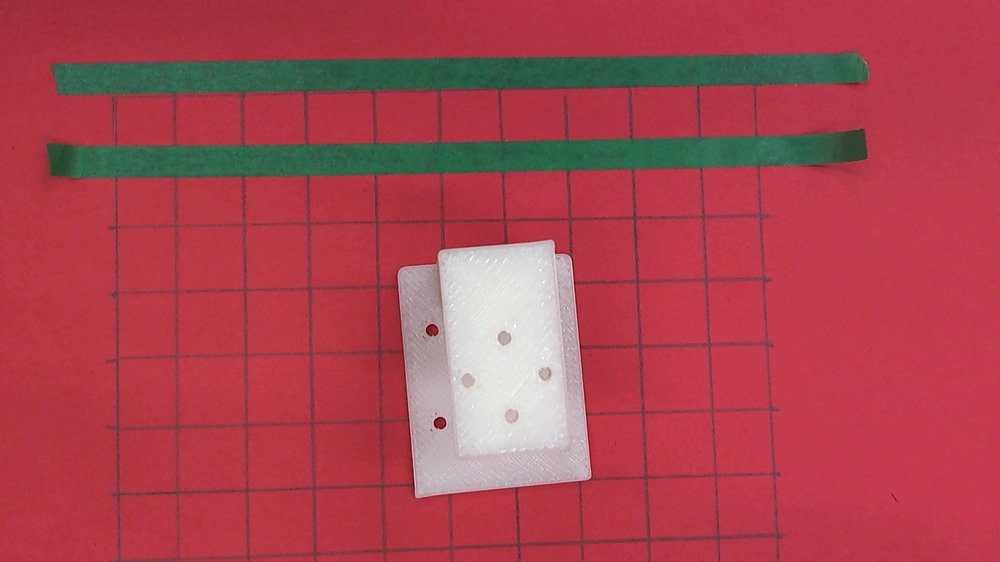
#> input picture input_img/photo.png, 1000 x 562 px, shrunk from 1920 x 1080 before the run, found by its file name
$ python segmentation.py
#> lines starting #> are read from the running program, lines starting #| are printed output that depends on the picture; after the words box and inside, x2 and y2 are one past the last pixel; in counts of white or black regions, pixels touching at a corner belong together
import numpy as np
import cv2
import os

path = r'/Users/lukeyin/Desktop/Research/Optical-Localization/input_img'
output_dir = r'/Users/lukeyin/Desktop/Research/Optical-Localization/output_img'

img = cv2.imread(path + '/photo.png')
#> img is the input picture: shape (562, 1000, 3); mean B, G, R 79.4, 69, 170.6

# Apply blur filter to "smoothen" the edges
img = cv2.GaussianBlur(img, (7, 7), 0)
# img = cv2.blur(img, (7, 7))

# Split gray scale images on blue, green, and red
B, G, R = cv2.split(img)
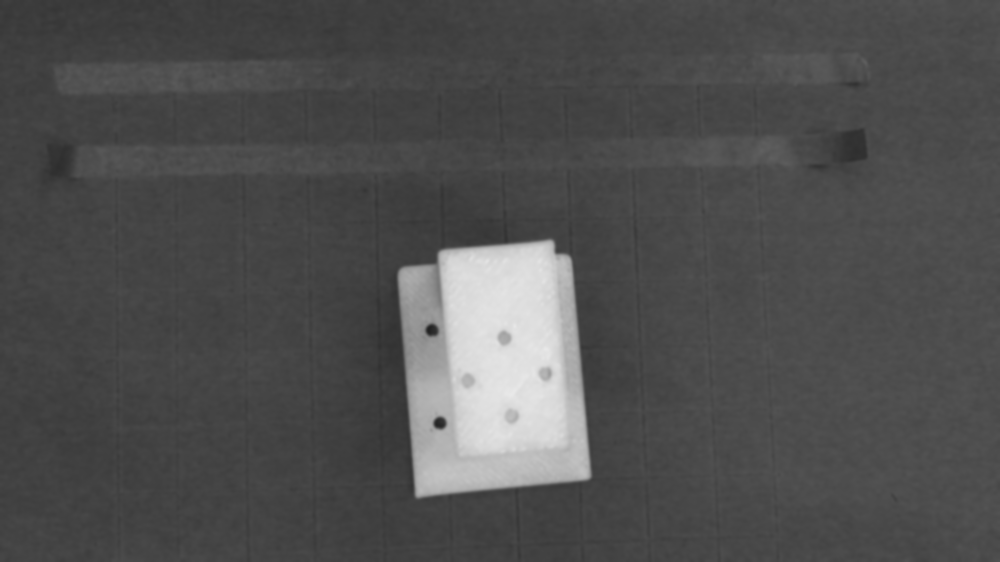
#> B: shape (562, 1000); min 33, max 233, mean 79.4
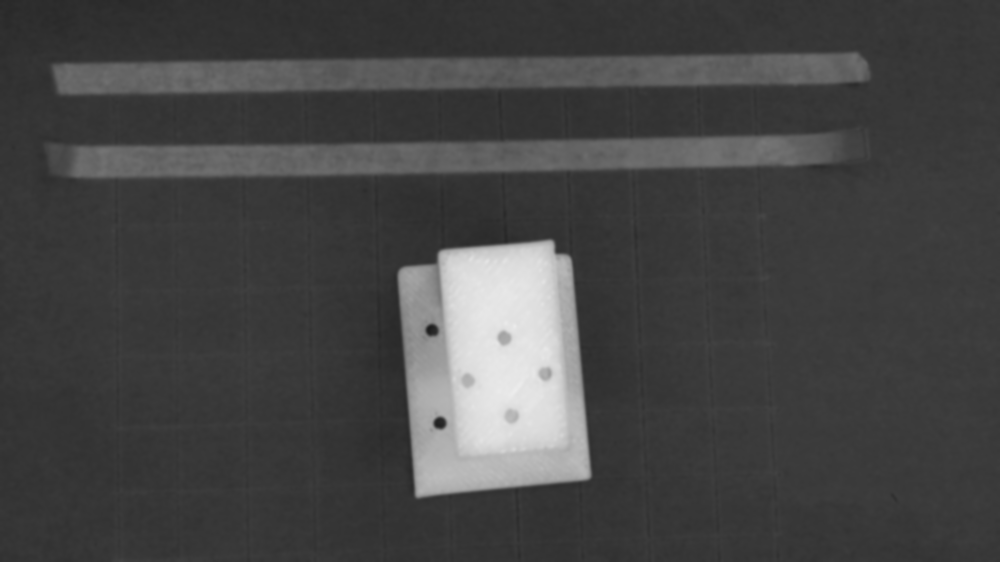
#> G: shape (562, 1000); min 28, max 237, mean 69
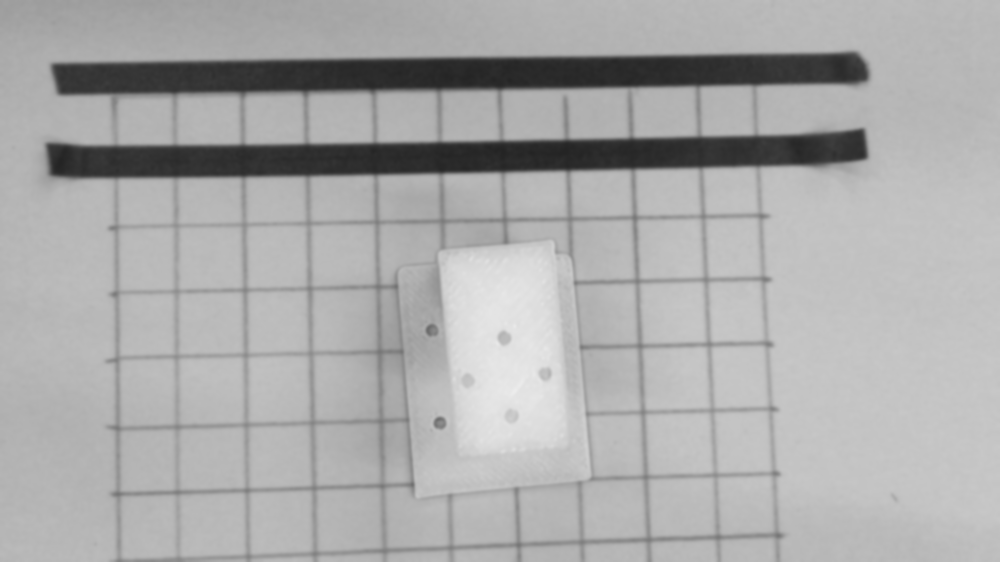
#> R: shape (562, 1000); min 35, max 236, mean 170.6

# Threshold the green gray scale image so we can extract just the green parts
ret, mask = cv2.threshold(G, 66, 255, cv2.THRESH_BINARY)
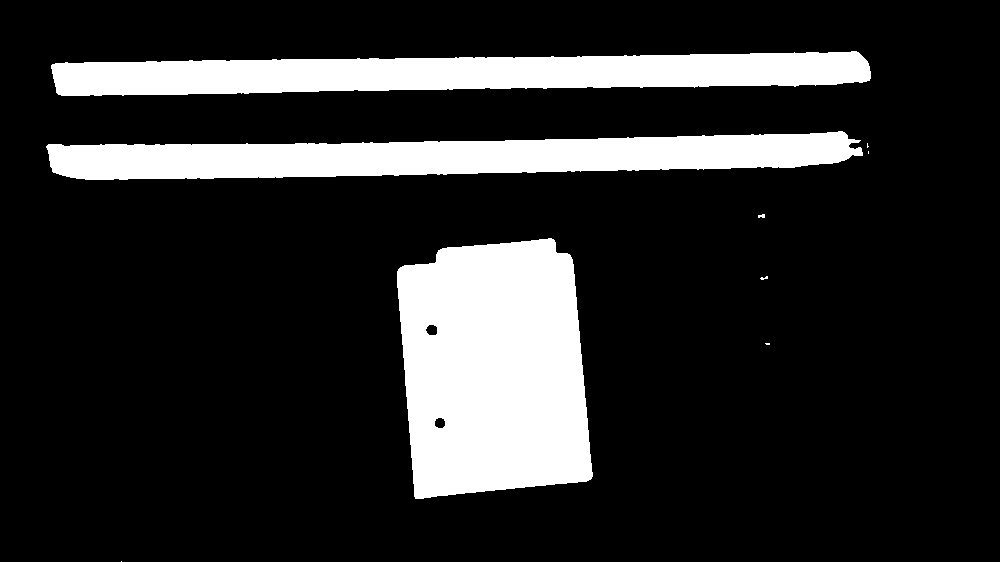
#> mask: shape (562, 1000); 17.1% white; 9 white regions (5 under 20 px), largest, box (x1, y1, x2, y2) and area: (397, 238, 593, 499) 42752, (46, 131, 863, 180) 26704, (51, 51, 871, 96) 26369, (758, 214, 765, 218) 22
# mask = cv2.adaptiveThreshold(G, 255, cv2.ADAPTIVE_THRESH_GAUSSIAN_C, cv2.THRESH_BINARY, 11, 2)

# Apply Canny filter so we can extract the edges
edges = cv2.Canny(mask, 100, 200)
#> edges: shape (562, 1000); 0.77% white in thin lines or dots, all inside (x1, y1, x2, y2) = (46, 50, 871, 562)

# remove vertical lines
vertical_kernel = cv2.getStructuringElement(cv2.MORPH_RECT, (1, 2))
lines = cv2.morphologyEx(edges, cv2.MORPH_OPEN, vertical_kernel, iterations=2)
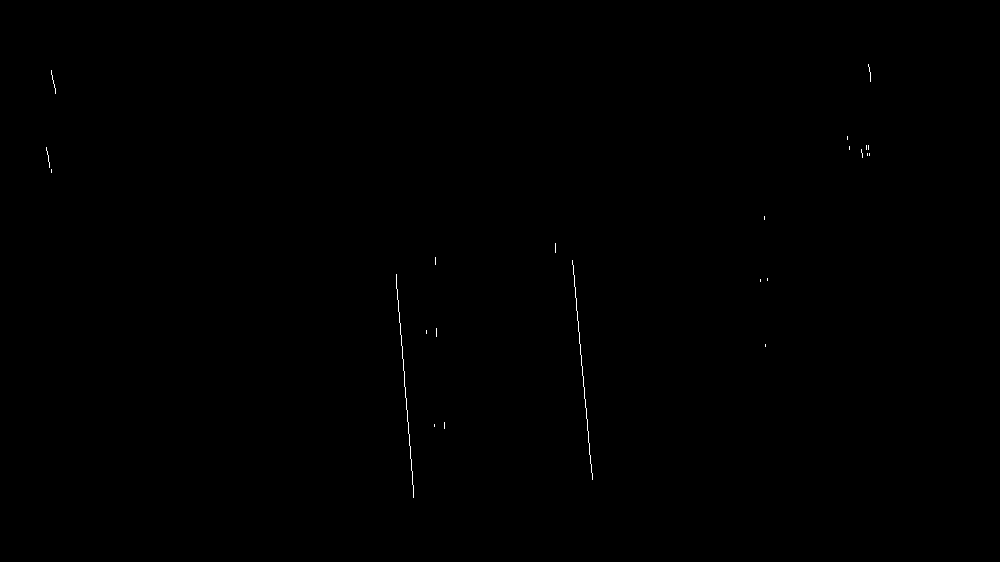
#> lines: shape (562, 1000); 0.11% white in thin lines or dots, all inside (x1, y1, x2, y2) = (46, 64, 871, 498)
vertical_contours = cv2.findContours(lines, cv2.RETR_EXTERNAL, cv2.CHAIN_APPROX_NONE)
#> vertical_contours = 23 contours, all with area under 20
vertical_contours = vertical_contours[0] if len(vertical_contours) == 2 else vertical_contours[1]
for c in vertical_contours:
    cv2.drawContours(edges, [c], -1, (0, 0, 0), 2)
#> this loop made 23 passes
#> c on passes 1, 3, 6, 7, 14, 15: [[434, 424], [434, 425], [434, 426], [434, 425]], [[765, 344], [765, 345], [765, 346], [765, 345]], [[760, 279], [760, 280], [760, 281], [760, 280]], [[767, 278], [767, 279], [767, 280], [767, 279]], [[869, 153], [869, 154], [869, 155], [869, 154]], [[867, 153], [867, 154], [867, 155], [867, 154]]
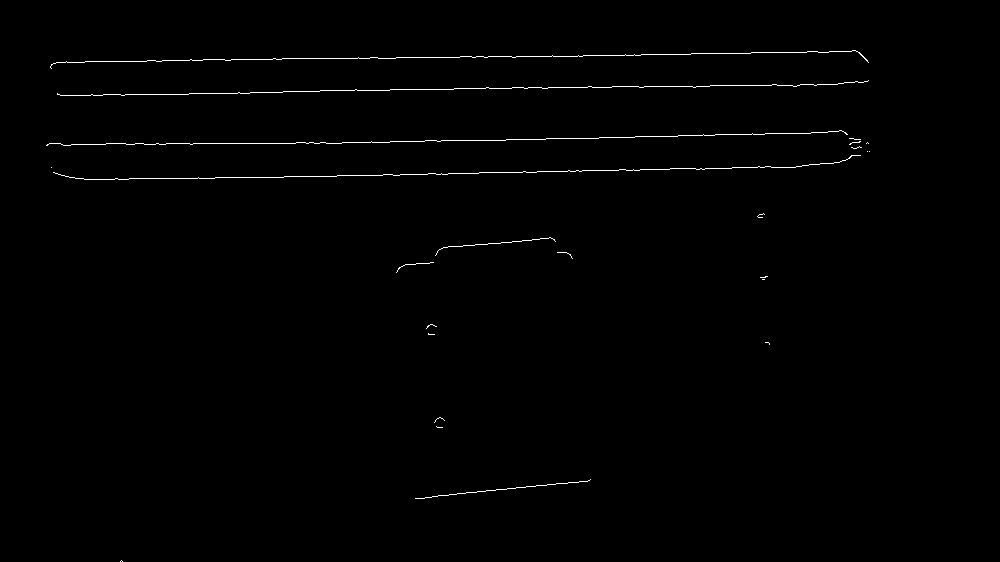
#> edges: shape (562, 1000); 0.66% white in thin lines or dots, all inside (x1, y1, x2, y2) = (46, 50, 870, 562)

# [6 lines of commented-out code are left out]

no_throw = edges.copy()

# throw away lower lines in the "stripe"
# also throw away lines that are trash from removing verticals
# This is always guaranteed to preserve the upper line in each stripe
# if one match is found, then the other edge (the one discovered in the inner loop)
# will never find another match because it is guaranteed that the upper edge of the stripe
# is within a certain distance of the lower edge of the stripe, and nothing else in that range
horizontal_contours = cv2.findContours(edges, cv2.RETR_EXTERNAL, cv2.CHAIN_APPROX_NONE)
#> horizontal_contours = 24 contours, all with area under 20
horizontal_contours = horizontal_contours[0] if len(horizontal_contours) == 2 else horizontal_contours[1]
for i in range(len(horizontal_contours)):
    c = horizontal_contours[i]

    # if this line is too short, this means that it is trash
    # from removing the vertical lines
    if cv2.arcLength(c, True) < 50:
        cv2.drawContours(edges, [c], -1, (0, 0, 0), 2)
        continue

    # Get the x, y positions
    approx = cv2.approxPolyDP(c, 0.009 * cv2.arcLength(c, True), True)
    n = approx.ravel()
    y = n[1]

    for j in range(i + 1, len(horizontal_contours)):
        c2 = horizontal_contours[j]
        approx2 = cv2.approxPolyDP(c2, 0.009 * cv2.arcLength(c, True), True)
        n2 = approx2.ravel()
        y2 = n2[1]

        # if the y value of two lines are within 80 pixels of each other,
        # remove the lower line
        if abs(y2 - y) < 80:
            if (y > y2):
                cv2.drawContours(edges, [c], -1, (0, 0, 0), 2)
            else:
                cv2.drawContours(edges, [c2], -1, (0, 0, 0), 2)
            print(" ")
            break
#> this loop made 24 passes
#> c on passes 1, 8, 14, 16, 17, 19: [[121, 560], [120, 561], [121, 560], [122, 561]], [[762, 279], [763, 279], [764, 279], [763, 279]], [[51, 167]], [[869, 151]], [[867, 151]], [[867, 142], [866, 143], [867, 142], [868, 143]]
#> (n, y) on passes 2, 10, 15, 22, 23, 24: ([590, 479, 415, 498], 479), ([433, 262, 405, 264, 399, 267, 396, 272, 401, 266, 405, 264], 262), ([860, 155, 53, 172], 155), ([847, 134, 46, 145], 134), ([868, 80, 57, 94], 80), ([868, 62, 50, 67], 62)
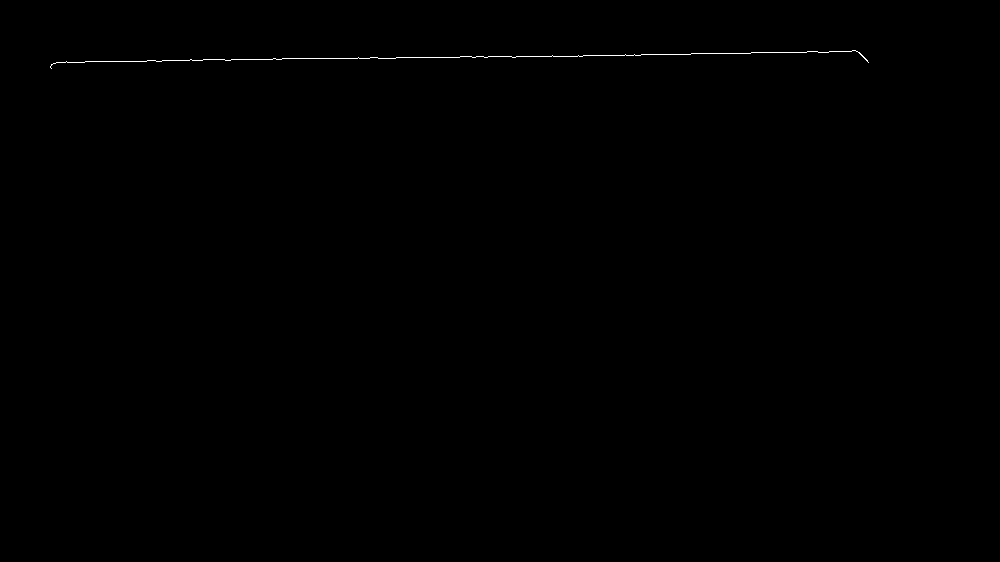
#> edges: shape (562, 1000); 0.15% white in thin lines or dots, all inside (x1, y1, x2, y2) = (50, 50, 869, 69)

os.chdir(output_dir)
cv2.imwrite("blue.png", B)
cv2.imwrite("green.png", G)
cv2.imwrite("mask.png", mask)
cv2.imwrite("edges.png", edges)
cv2.imwrite("no_throw.png", no_throw)
cv2.imwrite("red.png", R)
# cv2.imwrite("test.png", lines)

$ run again, with input_img/chess_dot.png copied over input_img/photo.png
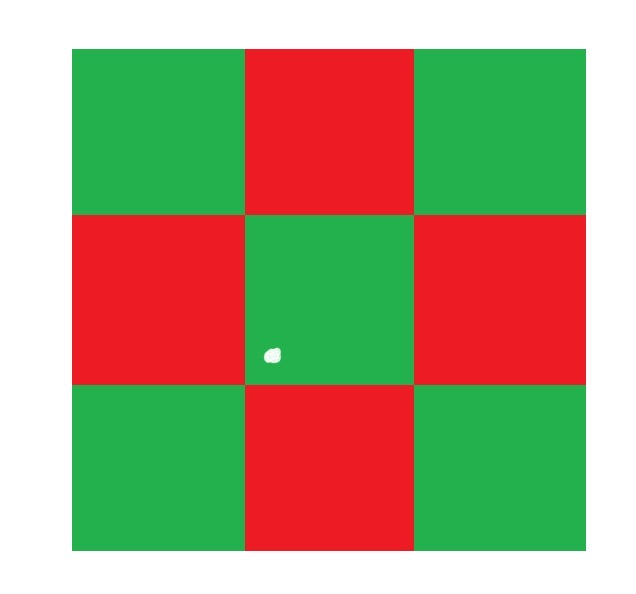
#> input picture input_img/chess_dot.png, 636 x 594 px, found by its file name
#> img is the input picture: shape (594, 636, 3); mean B, G, R 121.1, 156.1, 166.1
#> `ret, mask = cv2.threshold(G, 66, 255, cv2.THRESH_BINARY)`:
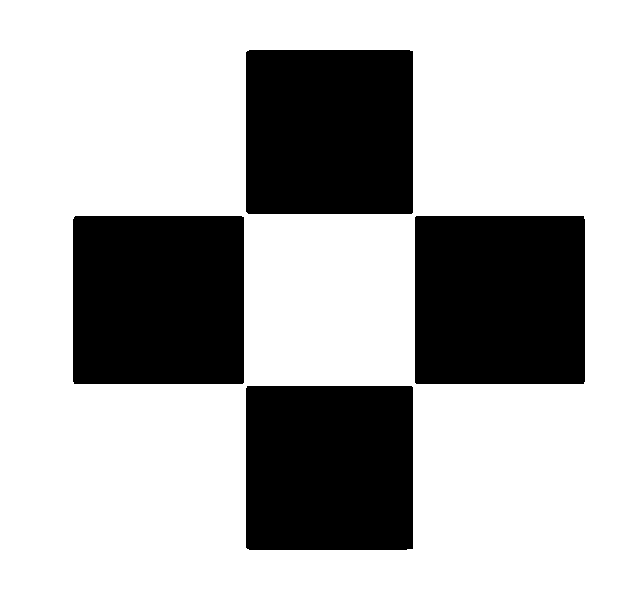
#> mask: shape (594, 636); 70.3% white; 4 black regions, box (x1, y1, x2, y2) and area: (73, 216, 244, 384) 28719, (415, 216, 585, 384) 28553, (246, 50, 413, 214) 27377, (246, 386, 413, 550) 27375
#> lines: shape (594, 636); 0.34% white in thin lines or dots, all inside (x1, y1, x2, y2) = (72, 53, 585, 551)
#> vertical_contours = 8 contours, all with area under 20
#> the loop `for c in vertical_contours:` made 8 passes
#> the loop `for i in range(len(horizontal_contours)):` made 8 passes
#> (n, y) on passes 1 to 8: ([247, 548, 410, 548], 548), ([245, 389, 248, 385, 412, 386, 248, 385], 389), ([416, 383, 582, 383], 383), ([74, 383, 241, 383], 383), ([414, 218, 584, 218], 218), ([72, 220, 76, 215, 243, 217, 76, 215], 220), ([247, 212, 410, 213], 212), ([245, 53, 250, 49, 412, 51, 250, 49], 53)
#> (printed output is left out)
#> after the loop `for i in range(len(horizontal_contours)):`:
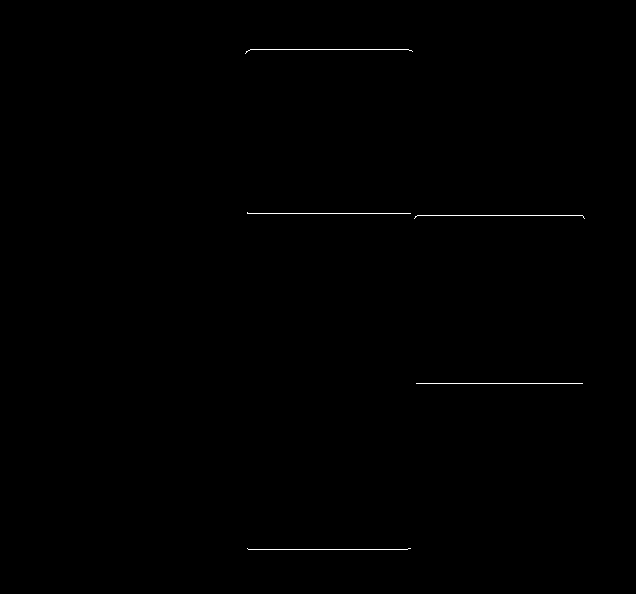
#> edges: shape (594, 636); 0.22% white in thin lines or dots, all inside (x1, y1, x2, y2) = (245, 49, 585, 550)
